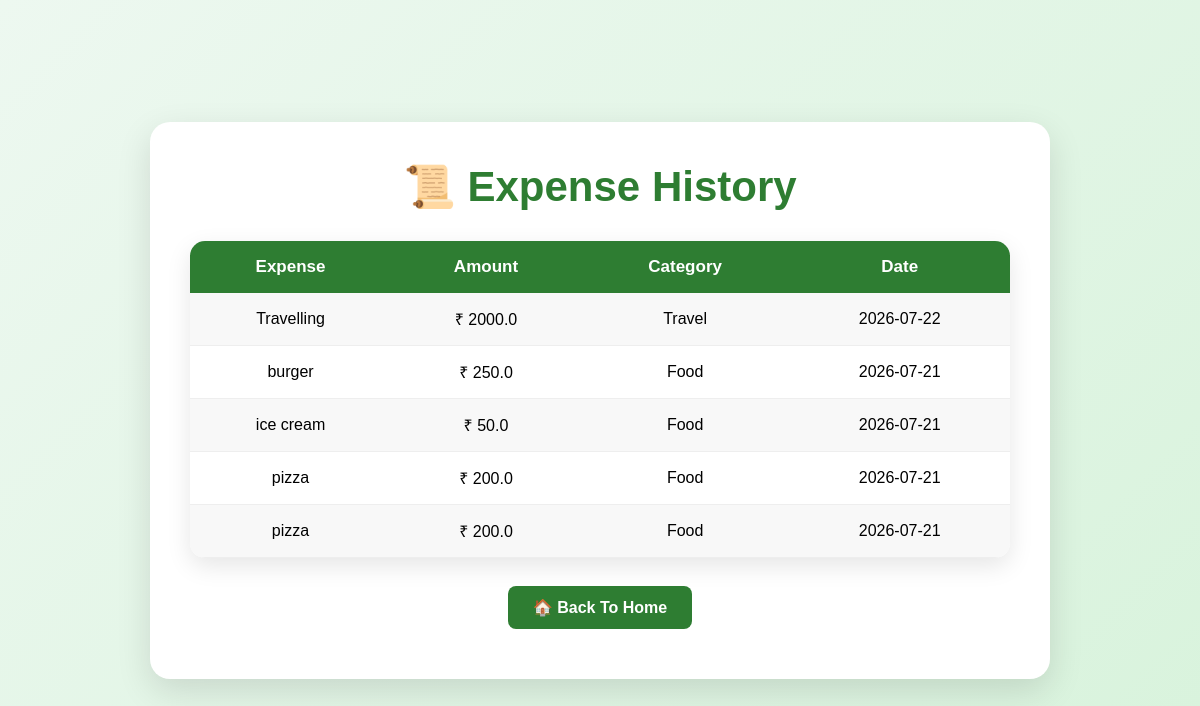
/expenses, run on the app's committed database.
### tables this page shows
CREATE TABLE expenses(
        id INTEGER PRIMARY KEY AUTOINCREMENT,
        expense_name TEXT,
        amount REAL,
        category TEXT,
        date TEXT
    );

### app.py (the view)
@app.route("/expenses")
def expenses():
    conn = sqlite3.connect("database/fintrack.db")
    cursor = conn.cursor()
    cursor.execute("SELECT * FROM expenses ORDER BY id DESC")
    expenses = cursor.fetchall()
    conn.close()
    return render_template(
        "expense_history.html",
       expenses=expenses
    )

### templates/expense_history.html (shortened to what this page needs)
<!DOCTYPE html>
<html lang="en">
<head>
    <link rel="stylesheet"
    href="{{ url_for('static', filename='css/style.css') }}">
</head>
<body>
<div class="container">
<h1>📜 Expense History</h1>
<table>
<tr>
<th>Expense</th>
<th>Amount</th>
<th>Category</th>
<th>Date</th>
</tr>
{% for expense in expenses %}
<tr>
<td>{{ expense[1] }}</td>
<td>₹ {{ expense[2] }}</td>
<td>{{ expense[3] }}</td>
<td>{{ expense[4] }}</td>
</tr>
{% endfor %}
</table>
<br>
<a href="/" class="btn">🏠 Back To Home</a>
</div>
</body>
</html>

### static/css/style.css (style rules this page uses)
* { margin:0; padding:0; box-sizing:border-box; font-family:Arial, Helvetica, sans-serif; }
body { margin:0; padding:0; font-family:Arial, Helvetica, sans-serif; background:linear-gradient(135deg,#edf8f0,#d8f3dc); min-height:100vh; display:flex; justify-content:center; align-items:center; }
.container { width:90%; max-width:900px; background:white; padding:40px; border-radius:20px; box-shadow:0 12px 35px rgba(0,0,0,0.12); text-align: center; }
h1 { color:#2e7d32; font-size:42px; margin-bottom:15px; }
.btn { display:inline-block; text-decoration:none; background:#2e7d32; color:white; padding:12px 25px; margin:10px; border-radius:8px; transition:0.3s; font-weight:bold; }
table { width:100%; border-collapse:collapse; margin-top:30px; background:white; border-radius:15px; overflow:hidden; box-shadow:0 8px 25px rgba(0, 0, 0, 0.1); }
th { background:#2e7d32; color:white; padding:16px; font-size:17px; }
td { padding:15px; border-bottom:1px solid #eeeeee; }
tr:nth-child(even) { background:#f8f8f8; }

### data on the page
expenses: expense_name "Travelling", amount "2000.0", category "Travel", date "2026-07-22"
expenses: expense_name "burger", amount "250.0", category "Food", date "2026-07-21"
expenses: expense_name "ice cream", amount "50.0", category "Food", date "2026-07-21"
expenses: expense_name "pizza", amount "200.0", category "Food", date "2026-07-21"
expenses: expense_name "pizza", amount "200.0", category "Food", date "2026-07-21"
